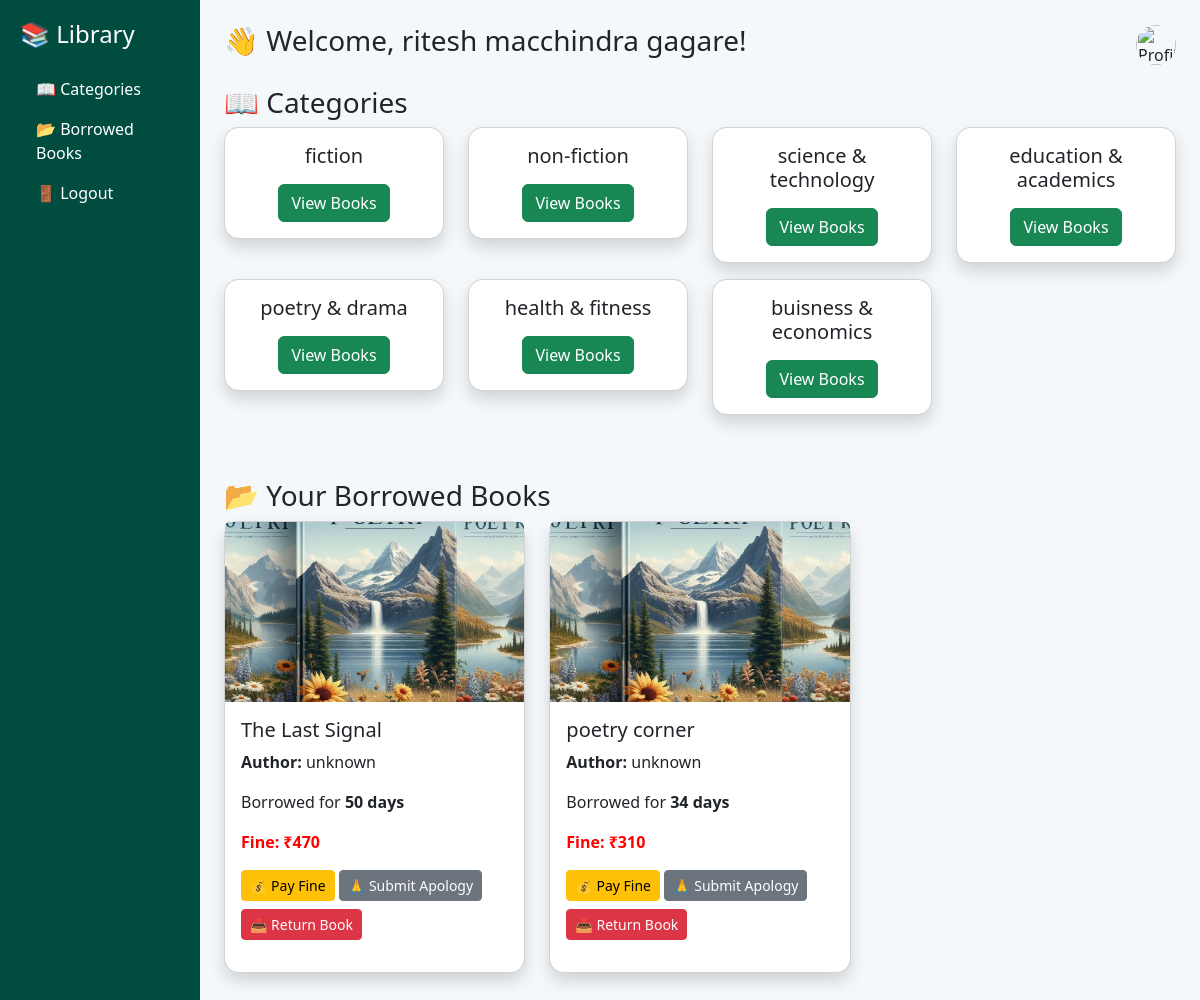
The app's page /library_management/draft.php (signed in) with its own data.
### tables this page shows
CREATE TABLE `users` (
  `id` int(11) NOT NULL,
  `name` varchar(100) DEFAULT NULL,
  `email` varchar(100) DEFAULT NULL,
  `password` varchar(255) DEFAULT NULL
);

CREATE TABLE `categories` (
  `id` int(11) NOT NULL,
  `name` varchar(100) DEFAULT NULL
);

CREATE TABLE `borrowings` (
  `id` int(11) NOT NULL,
  `user_id` int(11) DEFAULT NULL,
  `book_id` int(11) DEFAULT NULL,
  `borrow_date` date DEFAULT NULL,
  `return_date` date DEFAULT NULL,
  `fine_paid` tinyint(1) DEFAULT 0
);

CREATE TABLE `books` (
  `id` int(11) NOT NULL,
  `category_id` int(11) DEFAULT NULL,
  `title` varchar(255) DEFAULT NULL,
  `author` varchar(255) DEFAULT NULL,
  `url` varchar(255) NOT NULL
);

### library_management/draft.php (the view, shortened to what this page needs)
<?php
require_once "partials/_db.php";
$user_id = $_SESSION['user_id'];
$stmt = $conn->prepare("SELECT name FROM users WHERE id=?");
$stmt->bind_param("i", $user_id);
$stmt->execute();
$user = $stmt->get_result()->fetch_assoc();
$username = $user['name'] ?? "User";
$categories = $conn->query("SELECT * FROM categories");
$stmt = $conn->prepare("
    SELECT b.id, b.title, b.author, b.url, bb.borrow_date, bb.fine_paid
    FROM borrowings bb
    JOIN books b ON bb.book_id = b.id
    WHERE bb.user_id = ?
");
$stmt->bind_param("i", $user_id);
$stmt->execute();
$borrowed = $stmt->get_result();
$today = new DateTime();
$borrowed_books = [];
while ($row = $borrowed->fetch_assoc()) {
    $borrowDate = new DateTime($row['borrow_date']);
    $days = $today->diff($borrowDate)->days;
    $fine = ($days > 3) ? ($days - 3) * 10 : 0;
    $row['days'] = $days;
    $row['fine'] = $fine;
    $borrowed_books[] = $row;
}
 ?>
<DOCTYPE html>
<html lang="en">
<head>
  <link href="https://cdn.jsdelivr.net/npm/bootstrap@5.3.0/dist/css/bootstrap.min.css" rel="stylesheet">
</head>
<body>
<div class="container-fluid">
  <div class="row">
    <div class="col-md-2 sidebar">
      <h2>📚 Library</h2>
      <ul class="nav flex-column">
        <li class="nav-item"><a class="nav-link" href="#categories">📖 Categories</a></li>
        <li class="nav-item"><a class="nav-link" href="#borrowed">📂 Borrowed Books</a></li>
        <li class="nav-item"><a class="nav-link" href="login.php">🚪 Logout</a></li>
      </ul>
    </div>
    <div class="col-md-10 p-4">
      <div class="topbar">
        <h3>👋 Welcome, <?= htmlspecialchars($username) ?>!</h3>
        <div class="profile-dropdown">
          <img src="https://cdn-icons-png.flaticon.com/512/3135/3135715.png"
               alt="Profile" width="40" style="cursor:pointer;border-radius:50%;">
        </div>
      </div>
<section id="categories">
  <h3>📖 Categories</h3>
  <div class="row">
    <?php while ($cat = $categories->fetch_assoc()): ?>
      <div class="col-md-3 mb-3">
        <div class="card shadow text-center">
          <div class="card-body">
            <h5><?= htmlspecialchars($cat['name']) ?></h5>
            <button class="btn btn-success mt-2 view-books" data-id="<?= $cat['id'] ?>">View Books</button>
          </div>
        </div>
      </div>
    <?php endwhile; ?>
  </div>
</section>
      <section id="borrowed" class="mt-5">
        <h3>📂 Your Borrowed Books</h3>
        <div class="row">
          <?php if (count($borrowed_books) > 0): ?>
            <?php foreach ($borrowed_books as $book): ?>
              <div class="col-md-4 mb-3">
                <div class="card shadow">
                  <img src="img/poetry-book-cover-idea-7.webp" class="card-img-top book-img" alt="<?= htmlspecialchars($book['title']) ?>">
                  <div class="card-body">
                    <h5><?= htmlspecialchars($book['title']) ?></h5>
                    <p><strong>Author:</strong> <?= htmlspecialchars($book['author']) ?></p>
                    <p>Borrowed for <strong><?= $book['days'] ?> days</strong></p>
                    <?php if ($book['fine'] > 0 && !$book['fine_paid']): ?>
                      <p class="fine">Fine: ₹<?= $book['fine'] ?></p>
                      <form action="actions/pay_fine.php" method="POST" class="d-inline">
                        <button class="btn btn-warning btn-sm">💰 Pay Fine</button>
                      </form>
                      <form action="apology_form.php" method="POST" class="d-inline">
                        <button class="btn btn-secondary btn-sm">🙏 Submit Apology</button>
                      </form>
                    <?php else: ?>
                      <p class="success">No fine</p>
                    <?php endif; ?>
                    <form action="ajax/return_book.php" method="POST" class="mt-2">
                      <button class="btn btn-danger btn-sm">📤 Return Book</button>
                     </form>
                  </div>
                </div>
              </div>
            <?php endforeach; ?>
          <?php else: ?>
            <p>No borrowed books yet.</p>
          <?php endif; ?>
        </div>
      </section>
    </div>
  </div>
</div>
</body>
</html>

### library_management/draft.php (style rules this page uses)
body { background: #f4f8fb; font-family: 'Segoe UI', sans-serif; }
.sidebar { height: auto; background: #004d40; color: white; padding: 20px; }
.sidebar h2 { font-size: 1.5rem; margin-bottom: 20px; }
.nav-link { color: white !important; font-weight: 500; }
.card { border-radius: 15px; transition: transform 0.2s ease-in-out; }
.book-img { height: 180px; object-fit: cover; }
.fine { color: red; font-weight: bold; }
.topbar { display:flex; justify-content:space-between; align-items:center; margin-bottom:20px; }
.profile-dropdown { position: relative; display: inline-block; }

### records on screen
users: name "ritesh macchindra gagare"
categories: name "fiction"
categories: name "non-fiction"
categories: name "science & technology"
categories: name "education & academics"
categories: name "poetry & drama"
categories: name "health & fitness"
categories: name "buisness & economics"
borrowings: book.title "The Last Signal", book.author "unknown", days "50", fine "470"
borrowings: book.title "poetry corner", book.author "unknown", days "34", fine "310"
